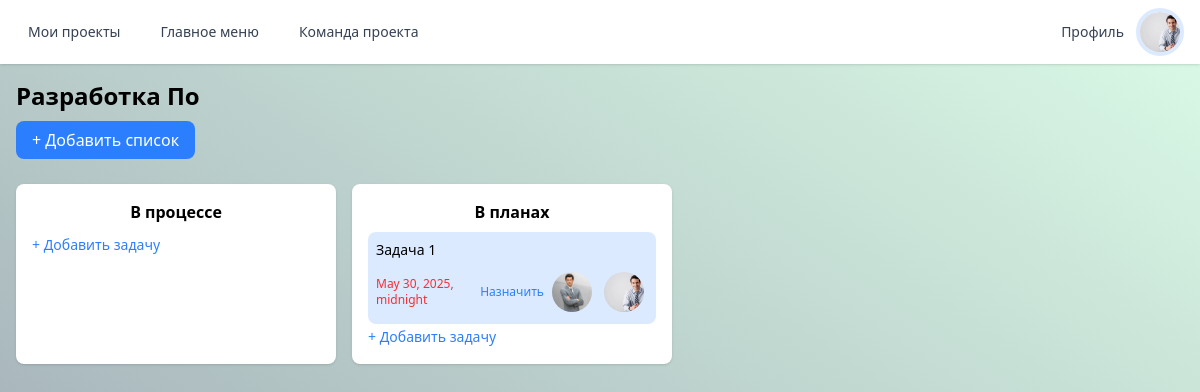
The app's page /project/8/ (signed in) with its own data.
### TeamRunApp/models.py (models this page shows, shortened)
class CustomUser(AbstractUser):
    role = models.CharField(max_length=20, choices=[('manager', 'Manager'), ('developer', 'Developer')])
    avatar = models.ImageField(upload_to=user_avatar_path, blank=True, null=True)
    def get_avatar_small(self):
        if self.avatar and hasattr(self.avatar, 'url'):
            return format_html('<img src="{}" alt="User avatar" class="h-12 w-12 rounded-full object-cover border-4 border-blue-100">', self.avatar.url)
        else:
            first_letter = self.username[0].upper()  # Получаем первую букву никнейма
            return format_html('<div class="h-6 w-6 rounded-full flex items-center justify-center border-4 border-blue-100 text-2xl">{}</div>', first_letter)

class Project(models.Model):
    name = models.CharField(max_length=100)
    description = models.TextField()
    owner = models.ForeignKey(CustomUser, on_delete=models.CASCADE, default=1)
    created_at = models.DateTimeField(auto_now_add=True)
    updated_at = models.DateTimeField(auto_now=True)

class List(models.Model):
    name = models.CharField(max_length=100)
    project = models.ForeignKey(Project, on_delete=models.CASCADE, related_name='lists')
    order = models.IntegerField(default=0)
    class Meta:
        ordering = ['order']

class Task(models.Model):
    title = models.CharField(max_length=100)
    description = models.TextField()
    list = models.ForeignKey(List, related_name='tasks', on_delete=models.CASCADE, null=True)
    assigned_to = models.ManyToManyField(CustomUser, related_name='tasks')
    completed = models.BooleanField(default=False)
    created_at = models.DateTimeField(auto_now_add=True)
    updated_at = models.DateTimeField(auto_now=True)
    due_date = models.DateTimeField(null=True, blank=True)
    def get_assigned_users(self):
        return self.assigned_to.all()

### TeamRunApp/views.py (the view)
# urls.py: path('project/<int:pk>/', views.ProjectDetailView.as_view(), name='project_detail'),
class ProjectDetailView(DetailView):
    model = Project
    template_name = 'index.html'
    context_object_name = 'project'

### TeamRunApp/templatetags/custom_filters.py (called while the page is built)
@register.filter
def is_older_than_yesterday(value):
    yesterday = datetime.now().date() - timedelta(days=1)
    return value.date() < yesterday

### theme/templates/index.html (shortened to what this page needs)
{% load static tailwind_tags %}
<!DOCTYPE html>
<html lang="ru">
<head>
    {% load static %}
    <script src="https://unpkg.com/@tailwindcss/browser@4"></script>
    {% tailwind_css %}
    {% load custom_filters %}
</head>
<body class="h-screen w-screen m-0 p-0 overflow-hidden flex flex-col bg-linear-to-bl from-green-100 to-gray-400">
    <nav class="bg-white shadow w-full">
        <div class="max-w px-4 sm:px-6 lg:px-8">
            <div class="flex justify-between h-16 items-center">
                <div class="flex space-x-4">
                    <a href="{% url 'my-projects' %}" class="text-gray-700 hover:text-gray-900 px-3 py-2 rounded-md text-sm font-medium">Мои проекты</a>
                    <a href="{% url 'menu' %}" class="text-gray-700 hover:text-gray-900 px-3 py-2 rounded-md text-sm font-medium">Главное меню</a>
                    <a href="{% url 'project_team' project.id %}" class="text-gray-700 hover:text-gray-900 px-3 py-2 rounded-md text-sm font-medium">Команда проекта</a>
                </div>
                <div class="flex items-center">
                    <a href="{% url 'profile' %}" class="text-gray-700 hover:text-gray-900 px-3 py-2 rounded-md text-sm font-medium">Профиль</a>
                    {{ user.get_avatar_small|safe }}
                </div>
            </div>
        </div>
    </nav>
    <div class="p-4">
        <h1 class="text-2xl font-bold mb-4">{{ project.name }}</h1>
        <a href="{% url 'add_task_list' project.id %}"
        class="bg-blue-500 text-white px-4 py-2 rounded-lg hover:bg-blue-600 mb-8">
        + Добавить список
        </a>
        <div class="flex space-x-4 mt-8" id="lists-container">
          {% for List in project.lists.all %}
          <div id="colorBox" class="flex-1 p-4 rounded-lg shadow bg-white column max-w-xs" data-list-id="{{ List.id }}">
              <h2 class="font-semibold mb-2 text-center list_title">{{ List.name }}</h2>
                  {% for task in List.tasks.all %}
                  <div class="space-y-2 mt-2 task" draggable="true" data-task-id="{{ task.id }}">
                      <div class="bg-blue-100 p-2 rounded-lg max-w-xs">
                          <div class="text-sm break-words">{{ task.title }}</div>
                          <div class="flex justify-between items-center mt-2 gap-1">
                              <div  {% if task.due_date|is_older_than_yesterday %}class="text-xs text-red-500"{% else %}class="text-xs text-gray-500"{% endif %}>{{ task.due_date }}</div>
                              <a href="{% url 'task_assign' task.id %}" class="text-xs text-blue-500">Назначить</a>
                              {% for assign_user in task.get_assigned_users %}
                               {{ assign_user.get_avatar_small|safe }}
                              {% endfor %}
                          </div>
                      </div>
                  </div>
                  {% endfor %}
              <a href="{% url 'add_task' project_id=project.id list_id=List.id %}"
                      class="text-blue-500 hover:text-blue-700 text-sm">
                  + Добавить задачу
              </a>
          </div>
          {% endfor %}
        </div>
  </div>
</body>
</html>

### records on screen
CustomUser: get_avatar_small (picture)
Project: name "Разработка По"
List: name "В процессе"
List: name "В планах"
Task: title "Задача 1", due_date "May 30, 2025, midnight"
CustomUser: get_avatar_small (picture)
